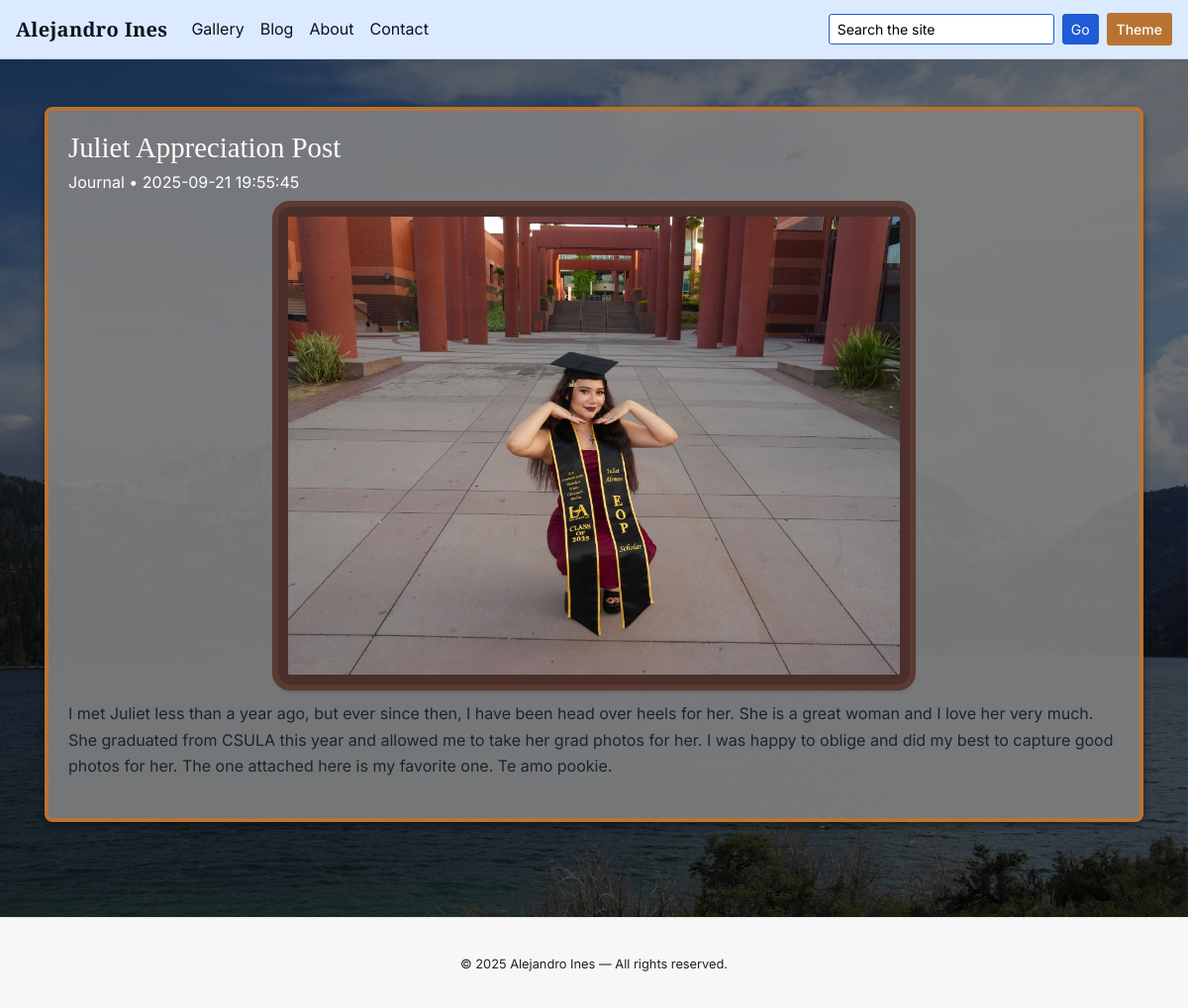
/post/6, run on the app's committed database.
### tables this page shows
CREATE TABLE posts (
  id INTEGER PRIMARY KEY AUTOINCREMENT,
  title TEXT NOT NULL,
  kind TEXT NOT NULL DEFAULT "Journal",
  body TEXT NOT NULL,
  image_url TEXT,
  created TIMESTAMP NOT NULL DEFAULT CURRENT_TIMESTAMP
);

### app.py (the view)
@app.route("/post/<int:post_id>")
def post_detail(post_id):
    with get_db() as db:
        r = db.execute(
            "SELECT id, title, kind, body, created, image_url FROM posts WHERE id = ?",
            (post_id,)
        ).fetchone()
    if not r:
        flash("Post not found.", "warning")
        return redirect(url_for("blog"))
    post = {
        "id": r["id"],
        "title": r["title"],
        "kind": r["kind"],
        "body": r["body"] or "",
        "created": r["created"],
        "image_url": r["image_url"]
    }
    return render_template("post_detail.html", post=post)

### app.py (called while the page is built)
def get_db():
    conn = sqlite3.connect(DB_PATH)
    conn.row_factory = sqlite3.Row
    return conn

@app.context_processor
def inject_globals():
    return dict(site_title="Alejandro Ines")

### templates/post_detail.html (shortened to what this page needs)
{% extends "base.html" %}
{% block body %}
<main class="post-background d-flex flex-column">
  <div class="container py-5">
    <article class="post mb-5 pb-4">
      <h1 class="post-title">{{ post.title }}</h1>
      <p class="post-meta">{{ post.kind }} • {{ post.created }}</p>
      {% if post.image_url %}
      <div class="post-image-wrapper mb-3">
        <img class="post-image" src="{{ post.image_url }}" alt="{{ post.title }}">
      </div>
      {% endif %}
      <div class="post-body">
        {% for para in post.body.split("\n\n") %}
          <p>{{ para }}</p>
        {% endfor %}
      </div>
    </article>
  </div>
</main>
{% endblock %}

### static/styles.css (style rules this page uses)
:root { --cobalt: #1546A0; --cobalt-2: #1e5bd6; --cobalt-3: #4a90e2; --cobalt-4: #003366; --ink: #0b1220; --paper: #f7f3ea; --text-light: #eaf1ff; --text-mid: #c9d4ea; --accent: #ffc107; }
html, body { height: 100%; }
body { font-family: "Inter", system-ui, -apple-system, Segoe UI, Roboto, Ubuntu, "Helvetica Neue", Arial, sans-serif; line-height: 1.65; }
html.theme-light body { background: #f4f7ff; color: #1b2430; }
html.theme-light .post-body p { color: #1b2430; }
h1, h2, h3, h4, .font-logo, .page-title, .section-title { font-family: "Playfair Display", Georgia, Cambria, "Times New Roman", Times, serif; }
.post { margin-bottom: 3rem; }
.post-title { font-size: 1.8rem; margin-bottom: .25rem; }
.post-meta { color: var(--text-mid); margin-bottom: .75rem; }

### templates/base.html (style rules this page uses)
img { opacity: 0; transition: opacity 0.6s ease-in-out; }
img.loaded { opacity: 1; }

### data on the page
posts: title "Juliet Appreciation Post", kind "Journal", created "2025-09-21 19:55:45", image_url (picture), body "I met Juliet less than a year ago, but ever since then, I have been head over heels for her. She is a great woman and I love her very much. She graduated from CSULA this year and allowed me to take her grad photos for her. I was happy to oblige and did my best to capture good photos for her. The one attached here is my favorite one. Te amo pookie."
